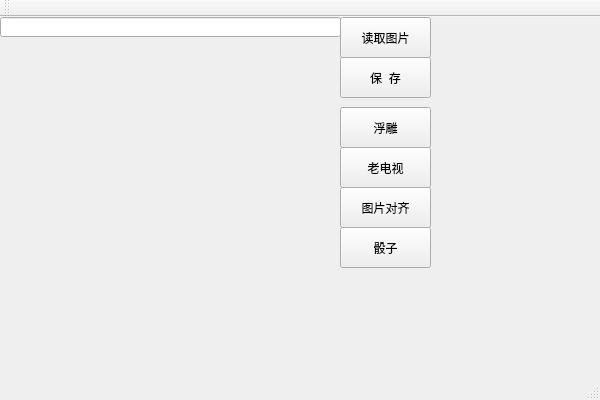
<?xml version="1.0" encoding="UTF-8"?>
<ui version="4.0">
 <class>OpenCVQTClass</class>
 <widget class="QMainWindow" name="OpenCVQTClass">
  <property name="geometry">
   <rect>
    <x>0</x>
    <y>0</y>
    <width>600</width>
    <height>400</height>
   </rect>
  </property>
  <property name="windowTitle">
   <string>OpenCVQT</string>
  </property>
  <widget class="QWidget" name="centralWidget">
   <widget class="QPushButton" name="loadButton">
    <property name="geometry">
     <rect>
      <x>340</x>
      <y>0</y>
      <width>91</width>
      <height>41</height>
     </rect>
    </property>
    <property name="text">
     <string>读取图片</string>
    </property>
   </widget>
   <widget class="QPushButton" name="saveButton">
    <property name="geometry">
     <rect>
      <x>340</x>
      <y>40</y>
      <width>91</width>
      <height>41</height>
     </rect>
    </property>
    <property name="text">
     <string>保  存</string>
    </property>
   </widget>
   <widget class="QLineEdit" name="lineEdit">
    <property name="geometry">
     <rect>
      <x>0</x>
      <y>0</y>
      <width>341</width>
      <height>20</height>
     </rect>
    </property>
   </widget>
   <widget class="QLabel" name="label">
    <property name="enabled">
     <bool>true</bool>
    </property>
    <property name="geometry">
     <rect>
      <x>0</x>
      <y>20</y>
      <width>341</width>
      <height>241</height>
     </rect>
    </property>
    <property name="text">
     <string/>
    </property>
   </widget>
   <widget class="QPushButton" name="embossButton">
    <property name="geometry">
     <rect>
      <x>340</x>
      <y>90</y>
      <width>91</width>
      <height>41</height>
     </rect>
    </property>
    <property name="text">
     <string>浮雕</string>
    </property>
   </widget>
   <widget class="QPushButton" name="alignButton">
    <property name="geometry">
     <rect>
      <x>340</x>
      <y>170</y>
      <width>91</width>
      <height>41</height>
     </rect>
    </property>
    <property name="text">
     <string>图片对齐</string>
    </property>
   </widget>
   <widget class="QPushButton" name="tdDrawButton">
    <property name="geometry">
     <rect>
      <x>340</x>
      <y>210</y>
      <width>91</width>
      <height>41</height>
     </rect>
    </property>
    <property name="text">
     <string>骰子</string>
    </property>
   </widget>
   <widget class="QPushButton" name="oldTVButton">
    <property name="geometry">
     <rect>
      <x>340</x>
      <y>130</y>
      <width>91</width>
      <height>41</height>
     </rect>
    </property>
    <property name="text">
     <string>老电视</string>
    </property>
   </widget>
  </widget>
  <widget class="QMenuBar" name="menuBar">
   <property name="geometry">
    <rect>
     <x>0</x>
     <y>0</y>
     <width>600</width>
     <height>23</height>
    </rect>
   </property>
  </widget>
  <widget class="QToolBar" name="mainToolBar">
   <attribute name="toolBarArea">
    <enum>TopToolBarArea</enum>
   </attribute>
   <attribute name="toolBarBreak">
    <bool>false</bool>
   </attribute>
  </widget>
  <widget class="QStatusBar" name="statusBar"/>
 </widget>
 <layoutdefault spacing="6" margin="11"/>
 <resources>
  <include location="OpenCVQT.qrc"/>
 </resources>
 <connections/>
</ui>
